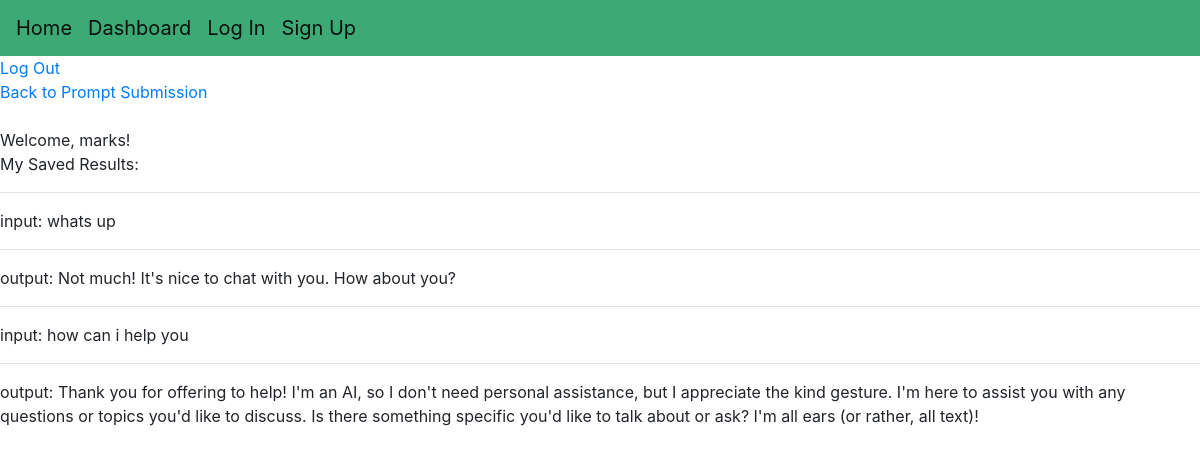
/dashboard (signed in), run on an earlier commit of the app's database.
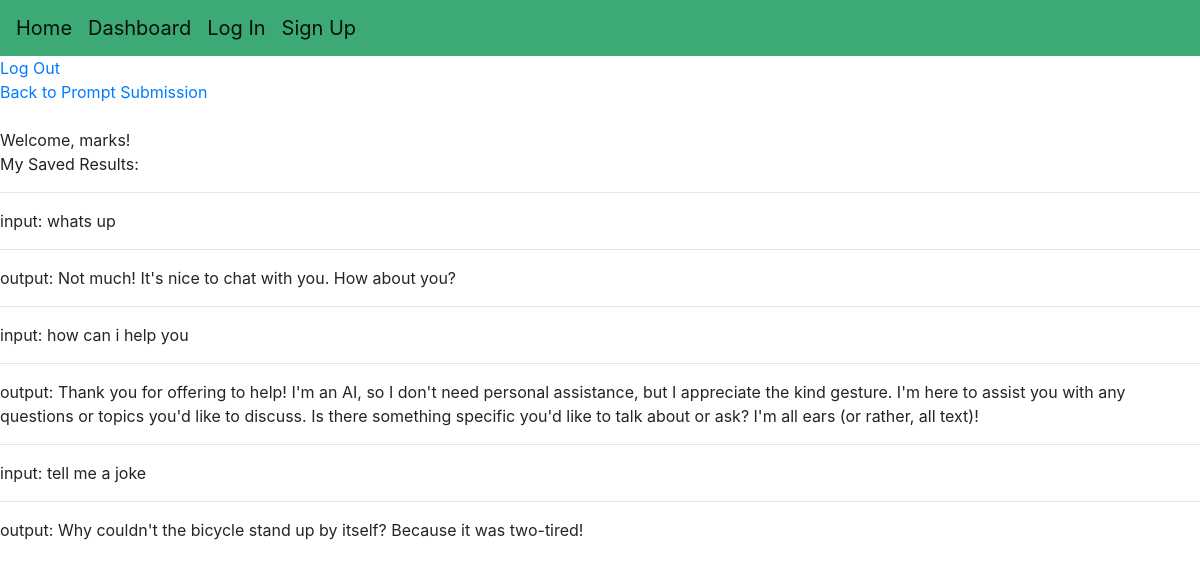
And on a later commit of the database.
### app.py (models this page shows)
class User(db.Model, UserMixin):
     id = db.Column(db.Integer, primary_key=True)
     username = db.Column(db.String(20), nullable=False, unique=True)
     password = db.Column(db.String(80), nullable=False)

class Prompts(db.Model):
     id = db.Column(db.Integer, primary_key=True)
     user = db.Column(db.String)
     input = db.Column(db.String(1000), nullable=False, unique=False)
     output = db.Column(db.String(1000), nullable=False)

### app.py (the view)
@app.route('/dashboard', methods=["POST", "GET"])
@login_required
def dashboard():
    finalUserPrompts = []
    userPrompts = Prompts.query.filter_by(user = session['user']).all()
    for entry in userPrompts:
        prompt = {}
        prompt["input"] = entry.input
        prompt["output"] = entry.output
        finalUserPrompts.append(prompt)
    return render_template('dashboard.html', userPrompts = finalUserPrompts)

### app.py (called while the page is built)
@login_manager.user_loader
def load_user(user_id):
     return User.query.get(int(user_id))

### templates/dashboard.html
{% extends "index.html" %}
{% block content %}
<a href="{{ url_for('logout') }}">Log Out</a><br>
<a href="{{ url_for('hello') }}">Back to Prompt Submission</a><br><br>
Welcome, {{ current_user.username }}! <br>
My Saved Results:
{% for prompt in userPrompts%}
    {% for key, value in prompt.items() %}
        <hr></hr>
        <p>{{ key }}: {{ value }}</p>
    {% endfor %}
{% endfor %}
{% endblock %}

### templates/index.html (shortened to what this page needs)
<!DOCTYPE html>
<html lang="en">
<head>
    <link rel="stylesheet" href="https://cdn.jsdelivr.net/npm/bootstrap@4.6.2/dist/css/bootstrap.min.css">
    <link rel= "stylesheet" type= "text/css" href= "{{ url_for('static',filename='styles/main.css') }}">
    <nav class="navbar navbar-expand-md navbar-light" style="background-color: #3da975;">
        <a class="navbar-brand" href="{{ url_for('hello') }}">Home</a>
        <a class="navbar-brand" href="{{ url_for('dashboard') }}">Dashboard</a>
        <a class="navbar-brand" href="{{ url_for('login') }}">Log In</a>
        <a class="navbar-brand" href="{{ url_for('register') }}">Sign Up</a>
    </nav>
</head>
<body>
    {% block content %}
    {% endblock %}
</body>
</html>

What changed in the data, as far as the page shows it:
added Prompts: key "input", input "tell me a joke", key "output", output "Why couldn't the bicycle stand up by itself? Because it was two-tired!"
